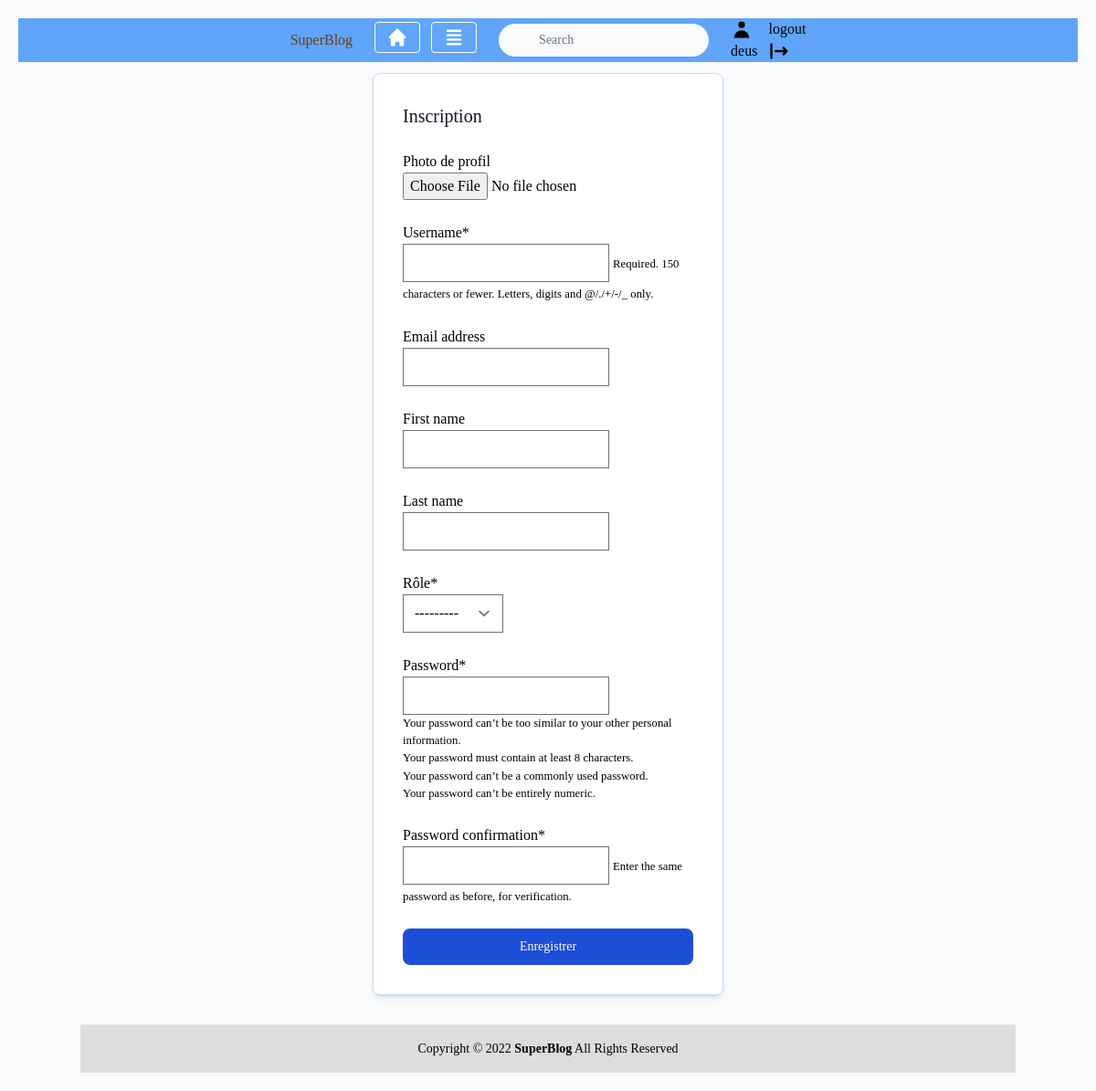
Page /user/inscription/ (signed in) on the earlier database version.
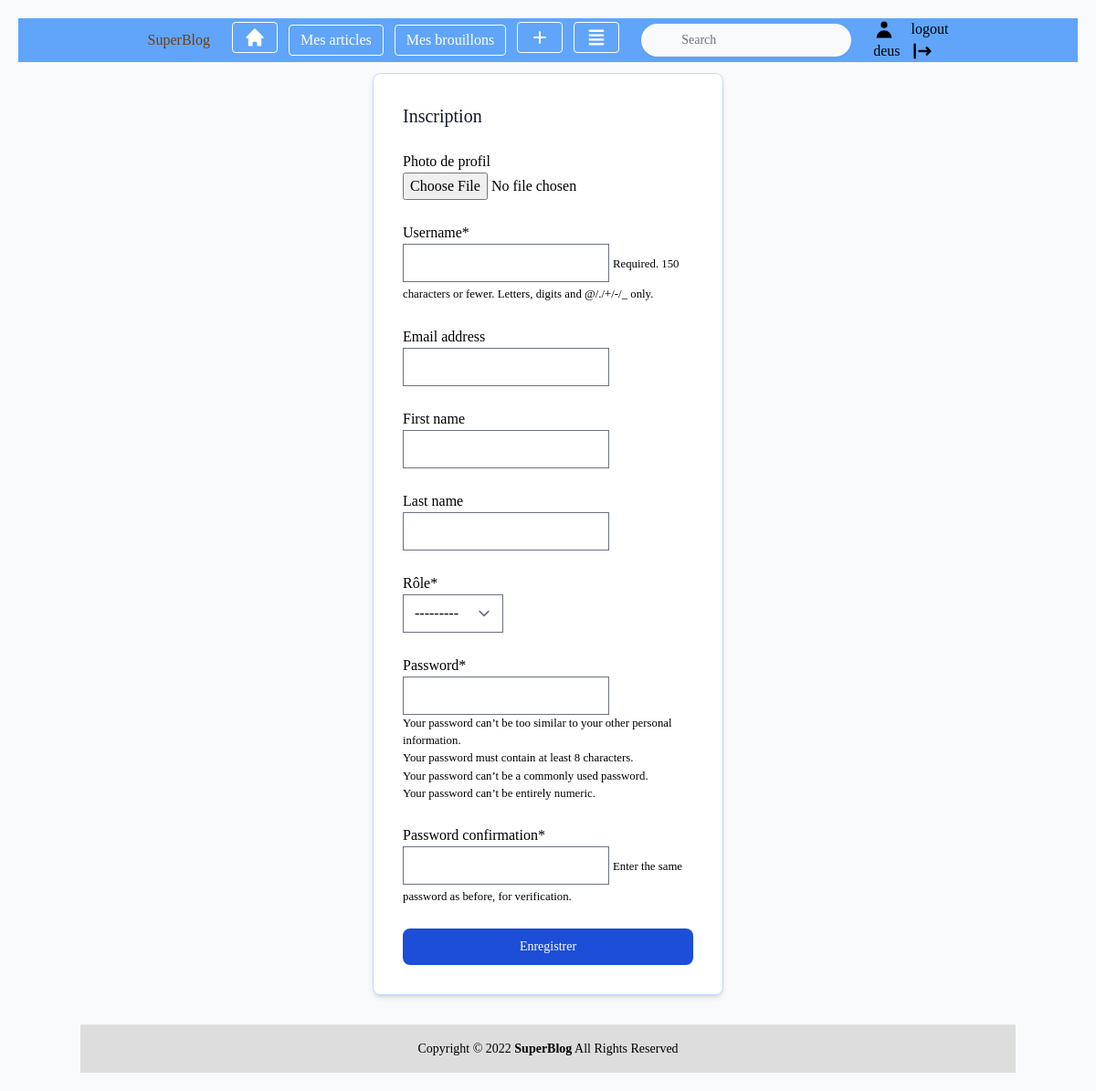
Same page on the later database version.
### utilisateur/views.py (the view)
# urls.py: path('inscription/', views.inscription, name='inscription')
def inscription(request):
	if request.method == 'POST':
		form = forms.InscriptionForm(request.POST)
		if form.is_valid():
			user = form.save()
			login(request,user)
			return redirect('blog:home')
	else:
		form = forms.InscriptionForm()
	return render(request,'utilisateur/inscription.html', {'form' : form})

### utilisateur/forms.py
class InscriptionForm(UserCreationForm):
		class Meta(UserCreationForm.Meta):
			model = User
			fields = ('profile_photo', 'username', 'email', 'first_name', 'last_name', 'role')

### utilisateur/models.py (called while the page is built)
	def __str__(self):
		return self.username

### utilisateur/templates/utilisateur/inscription.html (shortened to what this page needs)
{%extends 'base.html'%}
{%load crispy_forms_tags %}
{%block content%}
<div class="flex items-center justify-center">
<div class="flex items-center justify-center p-4 w-full max-w-sm bg-white rounded-lg border border-blue-200 shadow-md sm:p-6 md:p-8 dark:bg-blue-800 dark:border-blue-700 mb-3 mt-3 ml-2 mr-2">
    <form class="space-y-6" method="post">
        <h5 class="text-xl font-medium text-gray-900 dark:text-white">Inscription</h5>
        {{form|crispy}}
        <button type="submit" class="w-full text-white bg-blue-700 hover:bg-blue-800 focus:ring-4 focus:outline-none focus:ring-blue-300 font-medium rounded-lg text-sm px-5 py-2.5 text-center dark:bg-blue-600 dark:hover:bg-blue-700 dark:focus:ring-blue-800">Enregistrer</button>
    </form>
</div>
</div>
{%endblock content%}

### templates/nav.html (shortened to what this page needs)
<nav class="bg-blue-400 ">
<ul class="flex items-center justify-center">
  <li class="mr-3">
    <p class="inline-block text-yellow-900 py-1 px-3">SuperBlog</p>
  </li>
  <li class="mr-3">
    <a class="inline-block border border-white rounded hover:border-gray-200 text-white hover:bg-gray-200 py-1 px-3" href="{% url 'blog:home'%}"><svg class="w-6 h-6" fill="currentColor" viewBox="0 0 20 20" xmlns="http://www.w3.org/2000/svg"><path d="M10.707 2.293a1 1 0 00-1.414 0l-7 7a1 1 0 001.414 1.414L4 10.414V17a1 1 0 001 1h2a1 1 0 001-1v-2a1 1 0 011-1h2a1 1 0 011 1v2a1 1 0 001 1h2a1 1 0 001-1v-6.586l.293.293a1 1 0 001.414-1.414l-7-7z"></path></svg></a>
  </li>
  {%if user.role == "BLOGGEUR"%}
  <li class="mr-3">
    <a class="inline-block border border-white rounded hover:border-gray-200 text-white hover:bg-gray-200 py-1 px-3" href="{% url 'blog:mesArticles'%}">Mes articles</a>
  </li>
  <li class="mr-3">
    <a class="inline-block border border-white rounded hover:border-gray-200 text-white hover:bg-gray-200 py-1 px-3" href="{%url 'blog:brouillons'%}">Mes brouillons</a>
  </li>
  <li class="mr-3">
    <a class="inline-block border border-white rounded hover:border-gray-200 text-white hover:bg-gray-200 py-1 px-3" href="{%url 'blog:add'%}"><svg class="w-6 h-6" fill="none" stroke="currentColor" viewBox="0 0 24 24" xmlns="http://www.w3.org/2000/svg"><path stroke-linecap="round" stroke-linejoin="round" stroke-width="2" d="M12 6v6m0 0v6m0-6h6m-6 0H6"></path></svg></a>
  </li>
  {%endif%}
{% if user.is_authenticated%}
<li class="mr-3">
    <a class="inline-block border border-white rounded hover:border-gray-200 text-white hover:bg-gray-200 py-1 px-3" href="{%url 'blog:save'%}"></a>
</li>
{%endif%}
<li class="mr-3">
	<div class="relative lg:ml-auto hidden lg:block py-1 px-3">
            	<form id="searchform" action="{% url 'blog:search' %}" method="get" accept-charset="utf-8">
                <input type="text" name="q" id="searchbox"
                    class="block w-full shadow-sm border-none rounded-3xl  pl-11 pr-2 py-2 focus:outline-none bg-gray-50 text-sm text-gray-700 placeholder-gray-500"
                    placeholder="Search">
</li>
	{% if user.is_authenticated%}
        <li class="mr-3">
          <a href="{%url 'user:profil'%}" class="inline-block">{%if user.profile_photo%}
         <img width="25" height="25" src="{{user.profile_photo.url}}">
{%else%}<svg class="w-6 h-6" fill="currentColor" viewBox="0 0 20 20" xmlns="http://www.w3.org/2000/svg"><path fill-rule="evenodd" d="M10 9a3 3 0 100-6 3 3 0 000 6zm-7 9a7 7 0 1114 0H3z" clip-rule="evenodd"></path></svg>{%endif%}{{request.user}}</a>
        </li>
        <li class="mr-3">
          <a href="{% url 'user:logout'%}" class="inline-block">logout</a>
        </li>
	        {%endif%}
</ul>
</nav>

Differences in the rows shown:
changed User "deus": role empty → "BLOGGEUR" (drawn)
Other differences:
text now shown: "Mes articles Mes brouillons"
